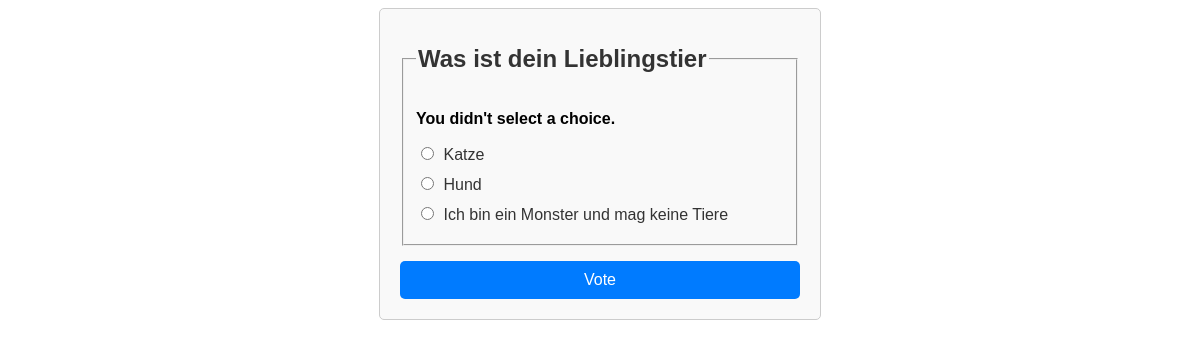
/polls/2/vote/, run on the app's committed database.
### polls/models.py (models this page shows, shortened)
class Question(models.Model):
    question_text = models.CharField(max_length=200)
    pub_date = models.DateTimeField("date published")

class Choice(models.Model):
    question = models.ForeignKey(Question, on_delete=models.CASCADE)
    choice_text = models.CharField(max_length=200)
    votes = models.IntegerField(default=0)

### polls/views.py (the view)
# urls.py: path("<int:question_id>/vote/", views.vote, name="vote"),
def vote(request, question_id):
    question = get_object_or_404(Question, pk=question_id)
    try:
        selected_choice = question.choice_set.get(pk=request.POST["choice"])
    except (KeyError, Choice.DoesNotExist):
        return render(
            request,
            "polls/detail.html",
            {
                "question": question,
                "error_message": "You didn't select a choice.",
            },
        )
    else:
        selected_choice.votes += 1
        selected_choice.save()
    return HttpResponseRedirect(reverse("polls:results", args=(question.id,)))

### polls/templates/polls/detail.html (shortened to what this page needs)
<!DOCTYPE html>
<html>
<head>
</head>
<body>
    <form action="{% url 'polls:vote' question.id %}" method="post" class="poll-form">
        <fieldset>
            <legend><h1 class="question-title">{{ question.question_text }}</h1></legend>
            {% if error_message %}
                <p class="error-message"><strong>{{ error_message }}</strong></p>
            {% endif %}
            {% for choice in question.choice_set.all %}
                <div class="choice">
                    <input type="radio" name="choice" id="choice{{ forloop.counter }}" value="{{ choice.id }}">
                    <label for="choice{{ forloop.counter }}">{{ choice.choice_text }}</label>
                </div>
            {% endfor %}
        </fieldset>
        <input type="submit" value="Vote" class="vote-button">
    </form>
</body>
</html>

### polls/templates/polls/detail.html (style rules this page uses)
.poll-form { width: 400px; margin: 0 auto; padding: 20px; border: 1px solid #ccc; border-radius: 5px; background-color: #f9f9f9; font-family: Arial, sans-serif; }
.question-title { font-size: 24px; color: #333; margin-bottom: 15px; }
.choice { margin-bottom: 10px; }
input[type="radio"] { margin-right: 5px; }
label { color: #333; cursor: pointer; }
.vote-button { display: block; width: 100%; padding: 10px; margin-top: 15px; border: none; border-radius: 5px; background-color: #007bff; color: #fff; font-size: 16px; cursor: pointer; }

### data on the page
Question: question_text "Was ist dein Lieblingstier"
Choice: choice_text "Katze"
Choice: choice_text "Hund"
Choice: choice_text "Ich bin ein Monster und mag keine Tiere"

### other printed values
{{ error_message }} "You didn't select a choice."
